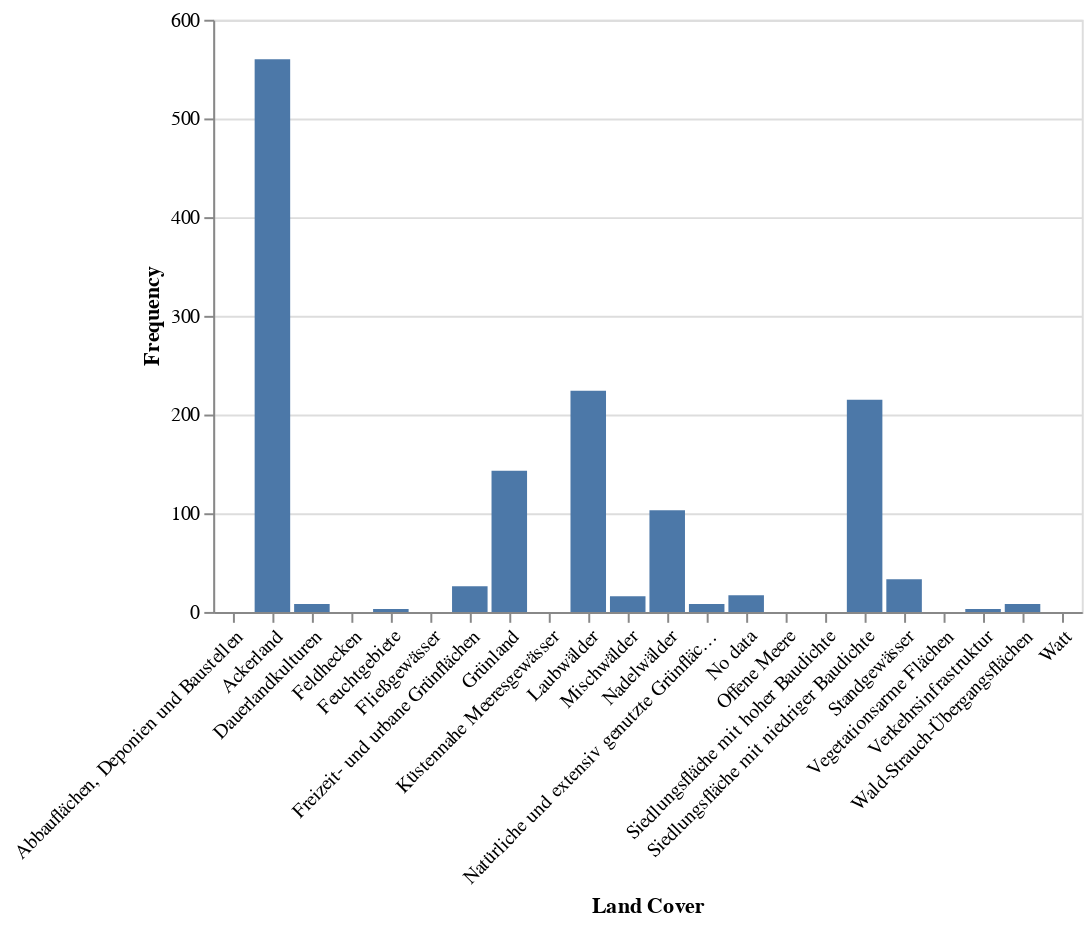

Notebook cell for this chart:
### Code cell
#Request the plot from Geo Engine
plot_canis_lupus = workflow_canis_lupus_full.plot_chart(
    ge.QueryRectangle(
        ge.BoundingBox2D(5.852490, 47.271121, 15.022059, 55.065334),
        ge.TimeInterval(time, time),
        resolution=ge.SpatialResolution(0.1, 0.1),
        srs="EPSG:4326"
    )
)

#Show the plot
alt.Chart.from_dict(plot_canis_lupus.spec)

### Figure 1 — Vega-Lite specification as saved in the notebook (floating-point values rounded to 4 significant figures)
{"config": {"view": {"continuousWidth": 300, "continuousHeight": 300}}, "data": {"name": "data-0b131b4d59b0b956f7e95f713ccd6306"}, "mark": "bar", "encoding": {"x": {"axis": {"labelAngle": -45}, "field": "Land Cover", "type": "nominal"}, "y": {"field": "Frequency", "type": "quantitative"}}, "width": "container", "$schema": "https://vega.github.io/schema/vega-lite/v5.json", "datasets": {"data-0b131b4d59b0b956f7e95f713ccd6306": [{"Frequency": 0, "Land Cover": "Abbauflächen, Deponien und Baustellen"}, {"Frequency": 560, "Land Cover": "Ackerland"}, {"Frequency": 8, "Land Cover": "Dauerlandkulturen"}, {"Frequency": 0, "Land Cover": "Feldhecken"}, {"Frequency": 3, "Land Cover": "Feuchtgebiete"}, {"Frequency": 0, "Land Cover": "Fließgewässer"}, {"Frequency": 26, "Land Cover": "Freizeit- und urbane Grünflächen"}, {"Frequency": 143, "Land Cover": "Grünland"}, {"Frequency": 0, "Land Cover": "Küstennahe Meeresgewässer"}, {"Frequency": 224, "Land Cover": "Laubwälder"}, {"Frequency": 16, "Land Cover": "Mischwälder"}, {"Frequency": 103, "Land Cover": "Nadelwälder"}, {"Frequency": 8, "Land Cover": "Natürliche und extensiv genutzte Grünflächen"}, {"Frequency": 17, "Land Cover": "No data"}, {"Frequency": 0, "Land Cover": "Offene Meere"}, {"Frequency": 0, "Land Cover": "Siedlungsfläche mit hoher Baudichte"}, {"Frequency": 215, "Land Cover": "Siedlungsfläche mit niedriger Baudichte"}, {"Frequency": 33, "Land Cover": "Standgewässer"}, {"Frequency": 0, "Land Cover": "Vegetationsarme Flächen"}, {"Frequency": 3, "Land Cover": "Verkehrsinfrastruktur"}, {"Frequency": 8, "Land Cover": "Wald-Strauch-Übergangsflächen"}, {"Frequency": 0, "Land Cover": "Watt"}]}}
